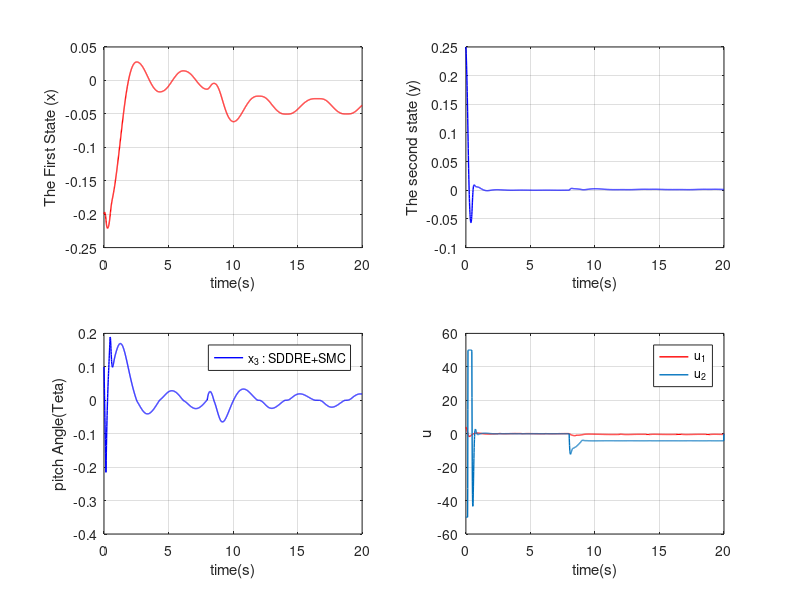

Reproduce this figure in MATLAB.

clc;
clear all;
close all;
tic
Qx = diag([200, 1000]);
Rx=diag([1, 10^-4]);
% F = diag([20, 20]);

mg=0.46;
mx=4.9;
my=8.5;
r=0.12;
J=0.05;
d=1.2;
g=9.81;

t0=0;
tf=20;
DeltaT=0.01;
t=0:0.01:9.999;

it= round((tf-t0)/DeltaT); %Number of steps during each simulation

% Memory allocation
x = zeros(6,it); % History of states
u_SD=zeros(2,it);
u_dis=zeros(2,it);

x(:,1) =  [-0.2 0.25 -pi/10 0.1 -pi/6 0]';% Initial state vector/ Initial condition;
n1=0;
n2=0;
N1=0;
N2=0;
M1=0;
u = zeros(2,it); % History of control
Area1=0;
Area2=0;
d1=0;
dxt=[0 0]';
for i=2:it
    
    t(i)=(i-1)*DeltaT;
    if t(i)>8 && t(i)<9
        d1=3*sin(t(i))^2+x(1,i-1)^2+x(1,i-1)^2;
        M1=M1+1;
        d1=sin(t(i));
        dxt=[d1 10*d1]';
    end
    
    Ax=[0 0 0 1 0 0;0 0 0 0 1 0;0 0 0 0 0 1
        0 0 -mg*g*sin(x(3,i-1))/(mx*x(3,i-1)) -d/mx 0 0
        0 0 mg*g*(cos(x(3,i-1))-1)/(my*x(3,i-1)) 0 -d/my 0
        0 0 0 0 0 0];
    
    Bx=[0 0;0 0;0 0;cos(x(3,i-1))/mx -sin(x(3,i-1))/mx;
        sin(x(3,i-1))/my cos(x(3,i-1))/my;r/J 0];
    Qc=ctrb(Ax,Bx);
    
    if rank(Qc)==6
        n1=n1+1;
    else
        n2=n2+1;
    end
    
    C=[1 0 0 0 0 0;0 1 0 0 0 0];
    P = care(Ax, Bx, C'*Qx*C, Rx);
    x_n=x(4:5,i-1);
    
    A=[-mg*g*sin(x(3,i-1))/(mx*x(4,i-1))-d/mx 0
        0 mg*g*(cos(x(3,i-1))-1)/(my*x(5,i-1))-d/my];
    
    B=[cos(x(3,i-1))/mx -sin(x(3,i-1))/mx
        sin(x(3,i-1))/my cos(x(3,i-1))/my];
    
    u_SD(:,i-1)=-Rx^-1*Bx'*P*x(:,i-1);
    
    A_n=A+B*diag([u_SD(1,i-1)/x(4,i-1) u_SD(2,i-1)/x(5,i-1)]);
    
    Qc=ctrb(A,B);
    if rank(Qc)==2
        n1=n1+1;
    else
        n2=n2+1;
    end
    
    P_n = care(A_n, B, Qx, Rx);
    
    %     P_dot=-A'*P-P*A-Qx+P*B*Rx^-1*B'*P;
    
    %% defintion sliding Surface
    
    Delta_XT=Qx-Rx;
    S_xt=B'*P_n;
    Sigma_xt=S_xt*x_n;
    delta_xt=sqrt(x_n'*Delta_XT*x_n);
    S_t= abs(Sigma_xt) <= delta_xt;
    %     k1=30;
    %     k2=10;
    k=0.3;
    
    %% Design of control law SSC
    if ~ismember(x_n,S_t)
        u(:,i-1)=u_SD(:,i-1)-k*tanh(Sigma_xt);
        %       u(:,i-1)=-(k1+k2*norm(Sigma_xt)^2*a-1)*tanh(Sigma_xt);
        N1=N1+1;
        %                 else
        %             Beta=0.1;
        %             k3=15;
        %             k4=0;
        %             h=B'*P*B;
        %             G=B'*(P_dot+P*A)*x_n;
        %             u(:,i-1)=-h^-1*(G+(k3*h+k4*norm(Sigma_xt)^2*Beta*-1)*tanh(Sigma_xt));
        %             N2=N2+1;
    end
    u=min(u,+50);
    u=max(u,-50);
    
    x(:,i) = x(:,i-1) + DeltaT*(Ax*x(:,i-1)+(Bx)*(u(:,i-1)+dxt));
    x(3,i-1)=max(x(3,i-1),-pi/20);
    x(3,i-1)=min(x(3,i-1),+pi/20);
%     if t(i)>18
%         x(1,i)=x(1,i)+0.005;
%     end
    Area1=Area1+abs(x(:,i-1))*DeltaT;
    Area2=Area2+abs(u(:,i-1))*DeltaT;
end
Area_X=Area1
Area_U=Area2
fprintf('Done \n')

figure;
subplot(2,2,1);
plot(t,x(1,1:it),'r','LineWidth',1);
xlabel('time(s)');
ylabel('The First State (x)');
% hleg1 = legend('x_1 : SDDRE+SMC');
grid on;

subplot(2,2,2);
plot(t,x(2,1:it),'b','LineWidth',1);
xlabel('time(s)');
ylabel('The second state (y)');
% hleg2 = legend('x_2 : SDDRE+SMC');
grid on;

subplot(2,2,3);
plot(t,x(4,1:it),'b','LineWidth',1);
xlabel('time(s)');
ylabel('pitch Angle(Teta)');
hleg3 = legend('x_3 : SDDRE+SMC');
grid on;

subplot(2,2,4);
plot(t,u(1,1:it),'r','LineWidth',1);
hold on;
plot(t,u(2,1:it),'LineWidth',1);
legend('u_1','u_2')
xlabel('time(s)');
ylabel('u');
hleg5 = legend('u_1','u_2');
grid on;
toc
% 
% subplot(2,2,1);
% plot(t,u(1,1:it),'r','LineWidth',1);
% grid on;
% 
% subplot(2,2,2);
% plot(t,u(2,1:it),'LineWidth',1);
% legend('u_1','u_2')
% xlabel('time(s)');
% ylabel('u');
% hleg5 = legend('u_1','u_2');
% grid on;
% toc
